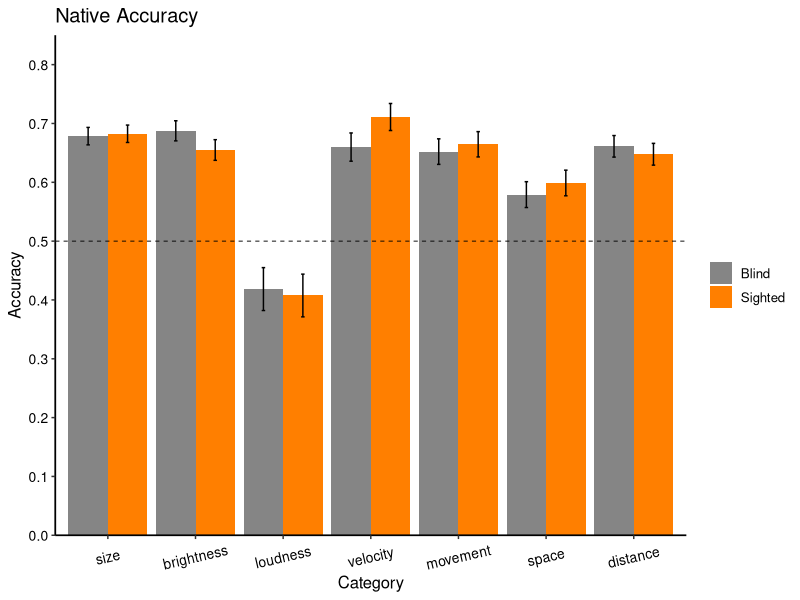
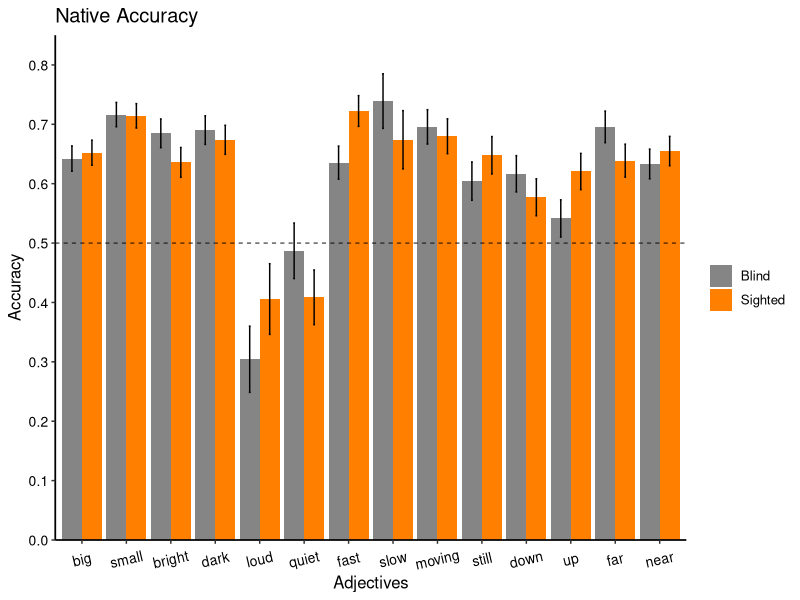

The R script that drew these images, in order:
## ---- chunk 1
# Load and install (if missing) the recquired packages
list.of.packages <- c("tidyverse", 
                      "knitr", 
                      "reshape2", 
                      "lme4",
                      "nlme",
                      "car")
new.packages <- list.of.packages[!(list.of.packages %in% installed.packages()[,"Package"])]
if(length(new.packages)) install.packages(new.packages)

lapply(list.of.packages, library, character.only = TRUE)

# set script folder as working dir
setwd(dirname(rstudioapi::getActiveDocumentContext()$path))

# set to true to show the code chunk
knitr::opts_chunk$set(echo = TRUE)
## ---- chunk 2

allData<-read.csv("data/allData7912.csv", header = TRUE)

## ---- chunk 3

allData %>% 
  group_by(pseudoid, group, category) %>% 
  count() %>% 
  pivot_wider(names_from = category, values_from = n) %>% 
  print(n = 46)

## ---- chunk 4

allData$rawAccuracy <- as.integer(allData$response == allData$meaning)

allData %>%
  group_by(group) %>%
  summarize(rawAccuracy = mean(rawAccuracy), 
            .groups = 'keep')

allData$nativeAccuracy <- ifelse(allData$value == 'goodop', 
                                 abs(allData$rawAccuracy - 1), 
                                 allData$rawAccuracy + 0)

allData %>%
  group_by(group) %>%
  summarize(native_acc = mean(nativeAccuracy), 
            .groups = 'keep')

allData %>%
  group_by(group) %>%
  summarize(raw_acc = mean(rawAccuracy), 
            native_acc = mean(nativeAccuracy), 
            .groups = 'keep')

## ---- chunk 5

categoryAccuracy_wide <- allData %>%
  group_by(category, group) %>%
  summarize(rawAccuracy = mean(rawAccuracy), nativeAccuracy = mean(nativeAccuracy), 
            .groups = 'keep') %>% 
  pivot_wider(names_from = group, values_from = c(rawAccuracy, nativeAccuracy))

print(categoryAccuracy_wide)

## ---- chunk 6

categoryAccuracy_tidy <- allData %>%
  group_by(group, category) %>%
  summarize(rawAccuracy_mean = mean(rawAccuracy), nativeAccuracy_mean = mean(nativeAccuracy), 
            rawAccuracy_sd = sd(rawAccuracy), nativeAccuracy_sd = sd(nativeAccuracy),
            n = n(),
            rawAccuracy_se = rawAccuracy_sd / sqrt(n), nativeAccuracy_se = nativeAccuracy_sd / sqrt(n),
            .groups = 'keep')

print(categoryAccuracy_tidy)

ggplot(data = categoryAccuracy_tidy, 
       aes(x = as.factor(category), y = nativeAccuracy_mean, fill = group)) +
  geom_bar(stat="identity", position=position_dodge()) +
  theme_classic() +
  scale_fill_manual(values=c('grey52','darkorange1'), labels=c('Blind', 'Sighted')) +
  scale_y_continuous(limits=c(0, 0.85), breaks=seq(0, 0.85, 0.1), expand = c(0,0)) +
  scale_x_discrete(limits=c("1", "3", "4", "6", "7", "8", "9"),
                   labels = c("size", "brightness", "loudness", "velocity", "movement", "space", "distance")) + 
  geom_errorbar(aes(ymin = nativeAccuracy_mean - nativeAccuracy_se,
                    ymax = nativeAccuracy_mean + nativeAccuracy_se),
                width = .08,
                position = position_dodge(.9)) +
  labs(x="Category", y="Accuracy") +
  ggtitle("Native Accuracy") +
  theme(
    text=element_text(size=12), 
    axis.line = element_line(size = 0.6), 
    axis.text.x = element_text(size=10,colour="black",
                               angle = 13,
                               vjust = .5, 
                               hjust = 0.5), 
    axis.text.y = element_text(size=10, colour='black'), 
    legend.title=element_blank())+
  geom_hline(yintercept=c(0.5), linetype="dashed", colour="black", size=0.3)

## ---- chunk 7

nativeResult <- glmer(nativeAccuracy ~ category + group + category*group +
        (1 | pseudoid) + (1 | language:stimulus), 
      data = allData,
      family = binomial,
      control = glmerControl(optimizer="bobyqa"))

summary(nativeResult)

Anova(nativeResult)

# calculate odd ratio and confidence intervals
se <- sqrt(diag(vcov(nativeResult)))
tab <- cbind(Est = fixef(nativeResult),
             LL = fixef(nativeResult) - 1.96 * se,
             UL = fixef(nativeResult) + 1.96 * se)

# print odd-ratio and confidence interval
print(exp(tab[2:4,]), digits=3)

## ---- chunk 8

cat1 = glmer(nativeAccuracy ~ group +
        (1 | pseudoid) + (1 | language:stimulus),
      subset(allData, category == 1),
      family = binomial,
      control=glmerControl(optimizer="bobyqa"))

summary(cat1)

Anova(cat1)

catOne_EB <- subset(allData, category == 1 & group == 'EB')
binom.test(sum(catOne_EB$grade), nrow(catOne_EB), p = .5)

catOne_SC <- subset(allData, category == 1 & group == 'SC')
binom.test(sum(catOne_SC$grade), nrow(catOne_SC), p = .5)

## ---- chunk 9

cat3 = glmer(nativeAccuracy ~ group +
        (1 | pseudoid) + (1 | language:stimulus),
      subset(allData, category == 3),
      family = binomial,
      control=glmerControl(optimizer="bobyqa"))

summary(cat3)

Anova(cat3)

catThree_EB <- subset(allData, category == 3 & group == 'EB')
binom.test(sum(catThree_EB$grade), nrow(catThree_EB), p = .5)

catThree_SC <- subset(allData, category == 3 & group == 'SC')
binom.test(sum(catThree_SC$grade), nrow(catThree_SC), p = .5)

## ---- chunk 10

cat4 = glmer(nativeAccuracy ~ group +
        (1 | pseudoid) + (1 | language:stimulus),
      subset(allData, category == 4),
      family = binomial,
      control=glmerControl(optimizer="bobyqa"))

summary(cat4)

Anova(cat4)

catFour_EB <- subset(allData, category == 4 & group == 'EB')
binom.test(sum(catFour_EB$grade), nrow(catFour_EB), p = .5)

catFour_SC <- subset(allData, category == 4 & group == 'SC')
binom.test(sum(catFour_SC$grade), nrow(catFour_SC), p = .5)

## ---- chunk 11

cat6 = glmer(nativeAccuracy ~ group +
        (1 | pseudoid) + (1 | language:stimulus),
      subset(allData, category == 6),
      family = binomial,
      control=glmerControl(optimizer="bobyqa"))

summary(cat6)

Anova(cat6)

catSix_EB <- subset(allData, category == 6 & group == 'EB')
binom.test(sum(catSix_EB$grade), nrow(catSix_EB), p = .5)

catSix_SC <- subset(allData, category == 6 & group == 'SC')
binom.test(sum(catSix_SC$grade), nrow(catSix_SC), p = .5)

## ---- chunk 12

cat7 = glmer(nativeAccuracy ~ group +
        (1 | pseudoid) + (1 | language:stimulus),
      subset(allData, category == 7),
      family = binomial,
      control=glmerControl(optimizer="bobyqa"))

summary(cat7)

Anova(cat7)

catSeven_EB <- subset(allData, category == 7 & group == 'EB')
binom.test(sum(catSeven_EB$grade), nrow(catSeven_EB), p = .5)

catSeven_SC <- subset(allData, category == 7 & group == 'SC')
binom.test(sum(catSeven_SC$grade), nrow(catSeven_SC), p = .5)

## ---- chunk 13

cat8 = glmer(nativeAccuracy ~ group +
        (1 | pseudoid) + (1 | language:stimulus),
      subset(allData, category == 8),
      family = binomial,
      control=glmerControl(optimizer="bobyqa"))

summary(cat8)

Anova(cat8)

catEight_EB <- subset(allData, category == 8 & group == 'EB')
binom.test(sum(catEight_EB$grade), nrow(catEight_EB), p = .5)

catEight_SC <- subset(allData, category == 8 & group == 'SC')
binom.test(sum(catEight_SC$grade), nrow(catEight_SC), p = .5)

## ---- chunk 14

cat9 = glmer(nativeAccuracy ~ group +
        (1 | pseudoid) + (1 | language:stimulus),
      subset(allData, category == 9),
      family = binomial,
      control=glmerControl(optimizer="bobyqa"))

summary(cat9)

Anova(cat9)

catNine_EB <- subset(allData, category == 8 & group == 'EB')
binom.test(sum(catNine_EB$grade), nrow(catNine_EB), p = .5)

catNine_SC <- subset(allData, category == 8 & group == 'SC')
binom.test(sum(catNine_SC$grade), nrow(catNine_SC), p = .5)

## ---- chunk 15

big = glmer(nativeAccuracy ~ group +
        (1 | pseudoid) + (1 | language:stimulus),
      subset(allData, meaning == "big"),
      family = binomial,
      control=glmerControl(optimizer="bobyqa"))

summary(big)

Anova(big)

big_EB <- subset(allData, meaning == "big" & group == 'EB')
binom.test(sum(big_EB$grade), nrow(big_EB), p = .5)

big_SC <- subset(allData, meaning == "big" & group == 'SC')
binom.test(sum(big_EB$grade), nrow(big_EB), p = .5)

## ---- chunk 16

small = glmer(nativeAccuracy ~ group +
        (1 | pseudoid) + (1 | language:stimulus),
      subset(allData, meaning == "small"),
      family = binomial,
      control=glmerControl(optimizer="bobyqa"))

summary(small)

Anova(small)

small_EB <- subset(allData, meaning == "small" & group == 'EB')
binom.test(sum(small_EB$grade), nrow(small_EB), p = .5)

small_SC <- subset(allData, meaning == "small" & group == 'SC')
binom.test(sum(small_EB$grade), nrow(small_EB), p = .5)

## ---- chunk 17

bright = glmer(nativeAccuracy ~ group +
        (1 | pseudoid) + (1 | language:stimulus),
      subset(allData, meaning == "bright"),
      family = binomial,
      control=glmerControl(optimizer="bobyqa"))

summary(bright)

Anova(bright)

bright_EB <- subset(allData, meaning == "bright" & group == 'EB')
binom.test(sum(bright_EB$grade), nrow(bright_EB), p = .5)

bright_SC <- subset(allData, meaning == "bright" & group == 'SC')
binom.test(sum(bright_SC$grade), nrow(bright_SC), p = .5)

## ---- chunk 18

dark = glmer(nativeAccuracy ~ group +
        (1 | pseudoid) + (1 | language:stimulus),
      subset(allData, meaning == "dark"),
      family = binomial,
      control=glmerControl(optimizer="bobyqa"))

summary(dark)

Anova(dark)

dark_EB <- subset(allData, meaning == "dark" & group == 'EB')
binom.test(sum(dark_EB$grade), nrow(dark_EB), p = .5)

dark_SC <- subset(allData, meaning == "dark" & group == 'SC')
binom.test(sum(dark_SC$grade), nrow(dark_SC), p = .5)

## ---- chunk 19

loud = glmer(nativeAccuracy ~ group +
        (1 | pseudoid) + (1 | language:stimulus),
      subset(allData, meaning == "loud"),
      family = binomial,
      control=glmerControl(optimizer="bobyqa"))

summary(loud)

Anova(loud)

loud_EB <- subset(allData, meaning == "loud" & group == 'EB')
binom.test(sum(loud_EB$grade), nrow(loud_EB), p = .5)

loud_SC <- subset(allData, meaning == "loud" & group == 'SC')
binom.test(sum(loud_SC$grade), nrow(loud_SC), p = .5)

## ---- chunk 20

quiet = glmer(nativeAccuracy ~ group +
        (1 | pseudoid) + (1 | language:stimulus),
      subset(allData, meaning == "quiet"),
      family = binomial,
      control=glmerControl(optimizer="bobyqa"))

summary(quiet)

Anova(quiet)

quiet_EB <- subset(allData, meaning == "quiet" & group == 'EB')
binom.test(sum(quiet_EB$grade), nrow(quiet_EB), p = .5)

quiet_SC <- subset(allData, meaning == "quiet" & group == 'SC')
binom.test(sum(quiet_SC$grade), nrow(quiet_SC), p = .5)

## ---- chunk 21

fast = glmer(nativeAccuracy ~ group +
        (1 | pseudoid) + (1 | language:stimulus),
      subset(allData, meaning == "fast"),
      family = binomial,
      control=glmerControl(optimizer="bobyqa"))

summary(fast)

Anova(fast)

fast_EB <- subset(allData, meaning == "fast" & group == 'EB')
binom.test(sum(fast_EB$grade), nrow(fast_EB), p = .5)

fast_SC <- subset(allData, meaning == "fast" & group == 'SC')
binom.test(sum(fast_SC$grade), nrow(fast_SC), p = .5)

## ---- chunk 22

slow = glmer(nativeAccuracy ~ group +
        (1 | pseudoid) + (1 | language:stimulus),
      subset(allData, meaning == "slow"),
      family = binomial,
      control=glmerControl(optimizer="bobyqa"))

summary(slow)

Anova(slow)

slow_EB <- subset(allData, meaning == "slow" & group == 'EB')
binom.test(sum(slow_EB$grade), nrow(slow_EB), p = .5)

slow_SC <- subset(allData, meaning == "slow" & group == 'SC')
binom.test(sum(slow_SC$grade), nrow(slow_SC), p = .5)

## ---- chunk 23

moving = glmer(nativeAccuracy ~ group +
        (1 | pseudoid) + (1 | language:stimulus),
      subset(allData, meaning == "moving"),
      family = binomial,
      control=glmerControl(optimizer="bobyqa"))

summary(moving)

Anova(moving)

moving_EB <- subset(allData, meaning == "moving" & group == 'EB')
binom.test(sum(moving_EB$grade), nrow(moving_EB), p = .5)

moving_SC <- subset(allData, meaning == "moving" & group == 'SC')
binom.test(sum(moving_SC$grade), nrow(moving_SC), p = .5)

## ---- chunk 24

still = glmer(nativeAccuracy ~ group +
        (1 | pseudoid) + (1 | language:stimulus),
      subset(allData, meaning == "still"),
      family = binomial,
      control=glmerControl(optimizer="bobyqa"))

summary(still)

Anova(still)

still_EB <- subset(allData, meaning == "still" & group == 'EB')
binom.test(sum(still_EB$grade), nrow(still_EB), p = .5)

still_SC <- subset(allData, meaning == "still" & group == 'SC')
binom.test(sum(still_SC$grade), nrow(still_SC), p = .5)

## ---- chunk 25

down = glmer(nativeAccuracy ~ group +
        (1 | pseudoid) + (1 | language:stimulus),
      subset(allData, meaning == "down"),
      family = binomial,
      control=glmerControl(optimizer="bobyqa"))

summary(down)

Anova(down)

down_EB <- subset(allData, meaning == "down" & group == 'EB')
binom.test(sum(down_EB$grade), nrow(down_EB), p = .5)

down_SC <- subset(allData, meaning == "down" & group == 'SC')
binom.test(sum(down_SC$grade), nrow(down_SC), p = .5)

## ---- chunk 26

up = glmer(nativeAccuracy ~ group +
        (1 | pseudoid) + (1 | language:stimulus),
      subset(allData, meaning == "up"),
      family = binomial,
      control=glmerControl(optimizer="bobyqa"))

summary(up)

Anova(up)

up_EB <- subset(allData, meaning == "up" & group == 'EB')
binom.test(sum(up_EB$grade), nrow(up_EB), p = .5)

up_SC <- subset(allData, meaning == "up" & group == 'SC')
binom.test(sum(up_SC$grade), nrow(up_SC), p = .5)

## ---- chunk 27

far = glmer(nativeAccuracy ~ group +
        (1 | pseudoid) + (1 | language:stimulus),
      subset(allData, meaning == "far"),
      family = binomial,
      control=glmerControl(optimizer="bobyqa"))

summary(far)

Anova(far)

far_EB <- subset(allData, meaning == "far" & group == 'EB')
binom.test(sum(far_EB$grade), nrow(far_EB), p = .5)

far_SC <- subset(allData, meaning == "far" & group == 'SC')
binom.test(sum(far_SC$grade), nrow(far_SC), p = .5)

## ---- chunk 28

near = glmer(nativeAccuracy ~ group +
        (1 | pseudoid) + (1 | language:stimulus),
      subset(allData, meaning == "near"),
      family = binomial,
      control=glmerControl(optimizer="bobyqa"))

summary(near)

Anova(near)

near_EB <- subset(allData, meaning == "near" & group == 'EB')
binom.test(sum(near_EB$grade), nrow(near_EB), p = .5)

near_SC <- subset(allData, meaning == "near" & group == 'SC')
binom.test(sum(near_SC$grade), nrow(near_SC), p = .5)

## ---- chunk 29

adjAccuracy_tidy <- allData %>%
  group_by(group, meaning) %>%
  summarize(rawAccuracy_mean = mean(rawAccuracy), nativeAccuracy_mean = mean(nativeAccuracy), 
            rawAccuracy_sd = sd(rawAccuracy), nativeAccuracy_sd = sd(nativeAccuracy),
            n = n(),
            rawAccuracy_se = rawAccuracy_sd / sqrt(n), nativeAccuracy_se = nativeAccuracy_sd / sqrt(n),
            .groups = 'keep')
print(categoryAccuracy_tidy)

ggplot(data = adjAccuracy_tidy, 
       aes(x = as.factor(meaning), y = nativeAccuracy_mean, fill = group)) +
  geom_bar(stat="identity", position=position_dodge()) +
  theme_classic() +
  scale_fill_manual(values=c('grey52','darkorange1'), labels=c('Blind', 'Sighted')) +
  scale_y_continuous(limits=c(0, 0.85), breaks=seq(0, 0.85, 0.1), expand = c(0,0)) +
  scale_x_discrete(limits=c("big", "small", "bright", "dark", "loud", "quiet", "fast", "slow", "moving", "still", "down", "up", "far", "near"),
                   labels = c("big", "small", "bright", "dark", "loud", "quiet", "fast", "slow", "moving", "still", "down", "up", "far", "near")) +
  
    geom_errorbar(aes(ymin = nativeAccuracy_mean - nativeAccuracy_se,
                    ymax = nativeAccuracy_mean + nativeAccuracy_se),
                width = .08,
                position = position_dodge(.9)) +
  
  labs(x="Adjectives", y="Accuracy") +
  ggtitle("Native Accuracy") +
  theme(
    text=element_text(size=12), 
    axis.line = element_line(size = 0.6), 
    axis.text.x = element_text(size=10,colour="black",
                               angle = 13,
                               vjust = .5, 
                               hjust = 0.5), 
    axis.text.y = element_text(size=10, colour='black'), 
    legend.title=element_blank())+
  geom_hline(yintercept=c(0.5), linetype="dashed", colour="black", size=0.3)
